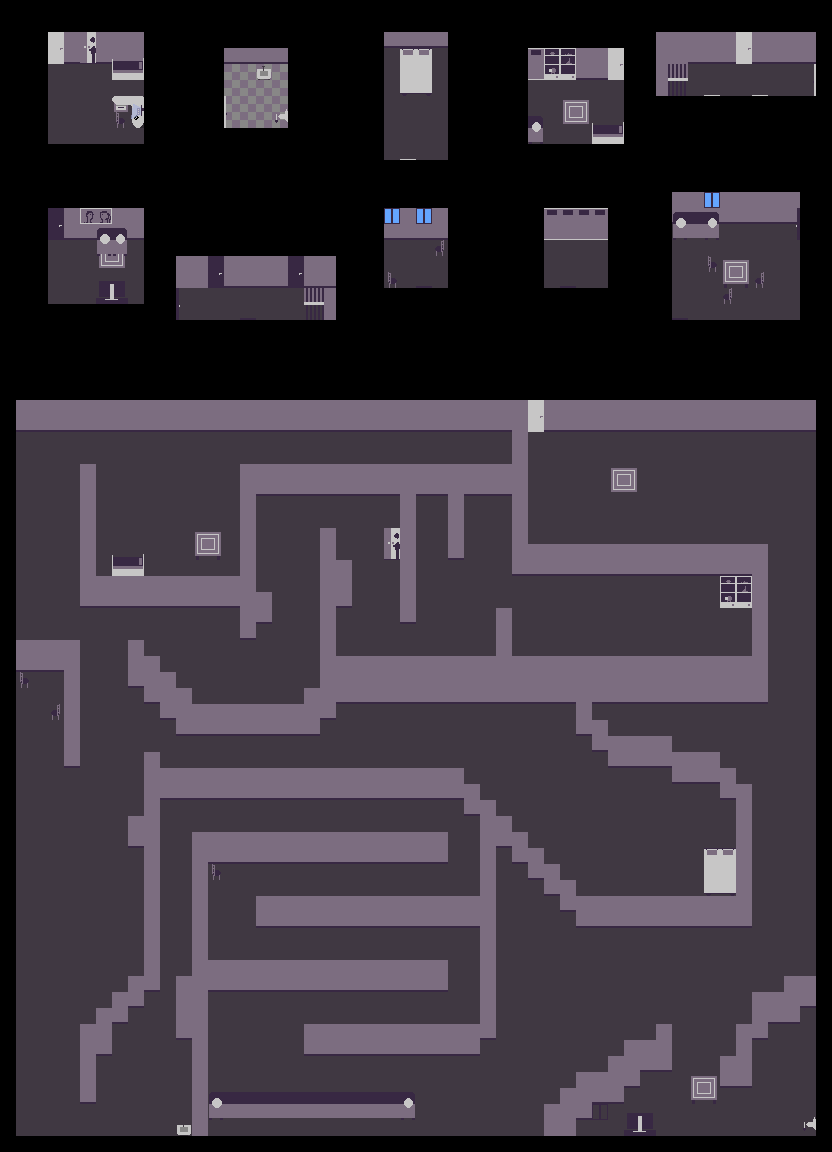

A 2D game scene composited from a Tiled map and its tileset images. What follows is a short description and the map's XML, with each tile layer's data collapsed to a summary:
An orthogonal 52x72 tile map with 16x16 px tiles, 4 tile layers (background, topground, background+, items) and 217 objects (147x static, 20x moving, 20x data, 17x note, 11x room, ...).

<map version="1.11" tiledversion="1.11.2" orientation="orthogonal" renderorder="right-down" width="52" height="72" tilewidth="16" tileheight="16" infinite="0" nextlayerid="11" nextobjectid="414">
 <tileset firstgid="1" source="tileset.tsx" />
 <layer id="1" name="background" width="52" height="72">
  <data>[3744 cells, 3500 non-empty, 5 distinct tile ids]</data>
 </layer>
 <layer id="9" name="topground" width="52" height="72">
  <data>[3744 cells, 1654 non-empty, 3 distinct tile ids]</data>
 </layer>
 <layer id="7" name="background+" width="52" height="72">
  <data>[3744 cells, 72 non-empty, 38 distinct tile ids]</data>
 </layer>
 <layer id="2" name="items" width="52" height="72">
  <data>[3744 cells, 105 non-empty, 38 distinct tile ids]</data>
 </layer>
 <objectgroup id="4" name="objects">
  <!-- 189 objects omitted --></objectgroup>
 <objectgroup id="10" name="notes">
  <!-- 17 objects omitted --></objectgroup>
 <objectgroup id="6" name="rooms" visible="0">
  <!-- 11 objects omitted --></objectgroup>
</map>
<!-- 217 of 217 objects omitted -->
